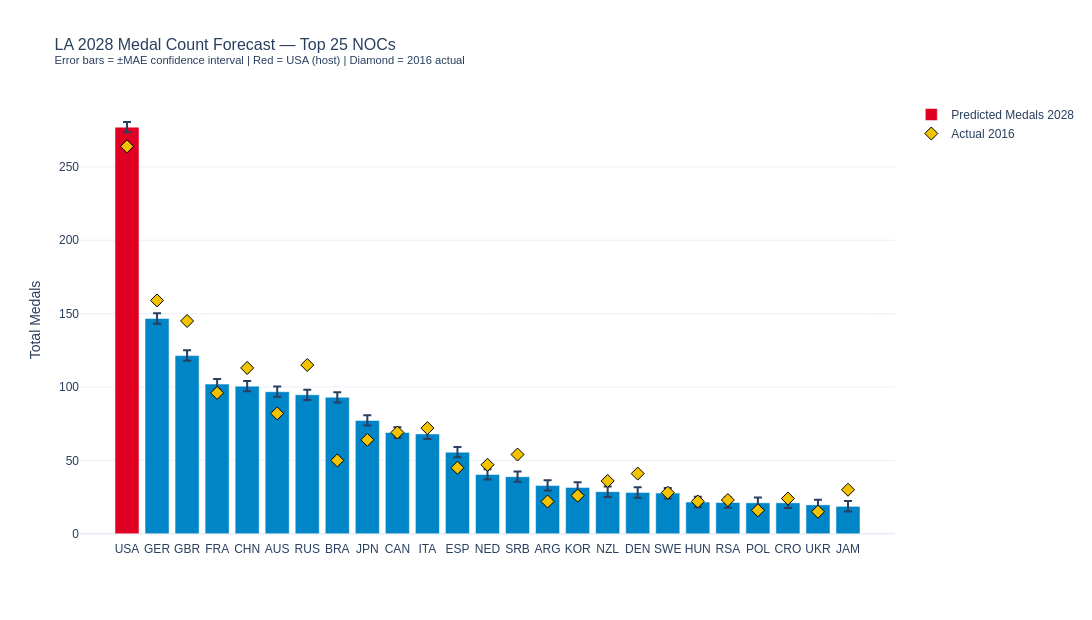

Here is the notebook cell this chart was saved with:
### Markdown cell above
## 10. Predicted Medal Table — LA 2028 (Top 25)

### Code cell
top25 = predictions_2028.head(25).copy()

fig = go.Figure()

# Error bars for uncertainty
fig.add_trace(go.Bar(
    name='Predicted Medals 2028',
    x=top25['NOC'],
    y=top25['pred_ensemble'],
    error_y=dict(
        type='data',
        symmetric=False,
        array=      top25['pred_high'] - top25['pred_ensemble'],
        arrayminus= top25['pred_ensemble'] - top25['pred_low']
    ),
    marker_color=[
        OLY['red'] if row['is_host'] == 1 else OLY['blue']
        for _, row in top25.iterrows()
    ],
    hovertemplate=(
        '<b>%{x}</b><br>'
        'Predicted: %{y:.1f}<br>'
        'Range: %{customdata[0]:.1f}–%{customdata[1]:.1f}<extra></extra>'
    ),
    customdata=top25[['pred_low', 'pred_high']].values
))

# 2016 actuals as scatter overlay
fig.add_trace(go.Scatter(
    name='Actual 2016',
    x=top25['NOC'],
    y=top25['medals_2016'],
    mode='markers',
    marker=dict(color=OLY['yellow'], size=10, symbol='diamond',
                line=dict(color='black', width=1))
))

fig.update_layout(
    title='LA 2028 Medal Count Forecast — Top 25 NOCs<br>'
          '<sup>Error bars = ±MAE confidence interval | Red = USA (host) | Diamond = 2016 actual</sup>',
    yaxis_title='Total Medals',
    template='plotly_white', font_family='Arial',
    title_font_size=16, width=1200, height=620
)
fig.write_html(OUT_FIGS / 'forecast_bar_la2028MedalTable.html')
fig.show()
logger.info('Saved 2028 medal table chart.')

### Figure 1 — Plotly figure (JSON) as saved in the notebook; plotly's stock layout.template omitted (floating-point values rounded to 4 significant figures)
{"data": [{"customdata": [[273.6, 280.6], [143.2, 150.3], [117.9, 125.0], [98.4, 105.5], [97.1, 104.1], [93.3, 100.4], [91.2, 98.2], [89.5, 96.5], [73.7, 80.8], [65.4, 72.5], [64.5, 71.5], [52.1, 59.2], [36.9, 44.0], [35.4, 42.4], [29.4, 36.5], [28.1, 35.1], [25.1, 32.2], [24.6, 31.7], [24.1, 31.2], [18.1, 25.2], [17.8, 24.9], [17.6, 24.7], [17.5, 24.6], [16.2, 23.2], [15.2, 22.3]], "error_y": {"array": [3.5, 3.6, 3.6, 3.5, 3.5, 3.6, 3.5, 3.5, 3.6, 3.5, 3.5, 3.6, 3.6, 3.5, 3.6, 3.5, 3.5, 3.5, 3.5, 3.6, 3.6, 3.6, 3.5, 3.5, 3.6], "arrayminus": [3.5, 3.5, 3.5, 3.6, 3.5, 3.5, 3.5, 3.5, 3.5, 3.6, 3.5, 3.5, 3.5, 3.5, 3.5, 3.5, 3.6, 3.6, 3.6, 3.5, 3.5, 3.5, 3.6, 3.5, 3.5], "symmetric": false, "type": "data"}, "hovertemplate": "<b>%{x}</b><br>Predicted: %{y:.1f}<br>Range: %{customdata[0]:.1f}–%{customdata[1]:.1f}<extra></extra>", "marker": {"color": ["#DF0024", "#0085C7", "#0085C7", "#0085C7", "#0085C7", "#0085C7", "#0085C7", "#0085C7", "#0085C7", "#0085C7", "#0085C7", "#0085C7", "#0085C7", "#0085C7", "#0085C7", "#0085C7", "#0085C7", "#0085C7", "#0085C7", "#0085C7", "#0085C7", "#0085C7", "#0085C7", "#0085C7", "#0085C7"]}, "name": "Predicted Medals 2028", "type": "bar", "x": ["USA", "GER", "GBR", "FRA", "CHN", "AUS", "RUS", "BRA", "JPN", "CAN", "ITA", "ESP", "NED", "SRB", "ARG", "KOR", "NZL", "DEN", "SWE", "HUN", "RSA", "POL", "CRO", "UKR", "JAM"], "y": [277.1, 146.7, 121.4, 102.0, 100.6, 96.8, 94.7, 93.0, 77.2, 69.0, 68.0, 55.6, 40.4, 38.9, 32.9, 31.6, 28.7, 28.2, 27.7, 21.6, 21.3, 21.1, 21.1, 19.7, 18.7]}, {"marker": {"color": "#F4C300", "line": {"color": "black", "width": 1}, "size": 10, "symbol": "diamond"}, "mode": "markers", "name": "Actual 2016", "type": "scatter", "x": ["USA", "GER", "GBR", "FRA", "CHN", "AUS", "RUS", "BRA", "JPN", "CAN", "ITA", "ESP", "NED", "SRB", "ARG", "KOR", "NZL", "DEN", "SWE", "HUN", "RSA", "POL", "CRO", "UKR", "JAM"], "y": [264, 159, 145, 96, 113, 82, 115, 50, 64, 69, 72, 45, 47, 54, 22, 26, 36, 41, 28, 22, 23, 16, 24, 15, 30]}], "layout": {"font": {"family": "Arial"}, "height": 620, "title": {"font": {"size": 16}, "text": "LA 2028 Medal Count Forecast — Top 25 NOCs<br><sup>Error bars = ±MAE confidence interval | Red = USA (host) | Diamond = 2016 actual</sup>"}, "width": 1200, "yaxis": {"title": {"text": "Total Medals"}}}}
